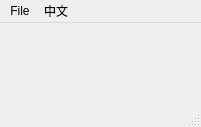
<?xml version="1.0" encoding="UTF-8"?>
<ui version="4.0">
 <class>MainWindow</class>
 <widget class="QMainWindow" name="MainWindow">
  <property name="geometry">
   <rect>
    <x>0</x>
    <y>0</y>
    <width>201</width>
    <height>127</height>
   </rect>
  </property>
  <property name="windowTitle">
   <string>MainWindow</string>
  </property>
  <widget class="QWidget" name="centralwidget"/>
  <widget class="QMenuBar" name="menubar">
   <property name="geometry">
    <rect>
     <x>0</x>
     <y>0</y>
     <width>201</width>
     <height>26</height>
    </rect>
   </property>
   <widget class="QMenu" name="menuFile">
    <property name="title">
     <string>File</string>
    </property>
    <addaction name="actionSycn"/>
   </widget>
   <widget class="QMenu" name="menu">
    <property name="title">
     <string>中文</string>
    </property>
   </widget>
   <addaction name="menuFile"/>
   <addaction name="menu"/>
  </widget>
  <widget class="QStatusBar" name="statusbar"/>
  <action name="actionSycn">
   <property name="checkable">
    <bool>false</bool>
   </property>
   <property name="checked">
    <bool>false</bool>
   </property>
   <property name="text">
    <string>sync</string>
   </property>
  </action>
 </widget>
 <resources/>
 <connections/>
</ui>
